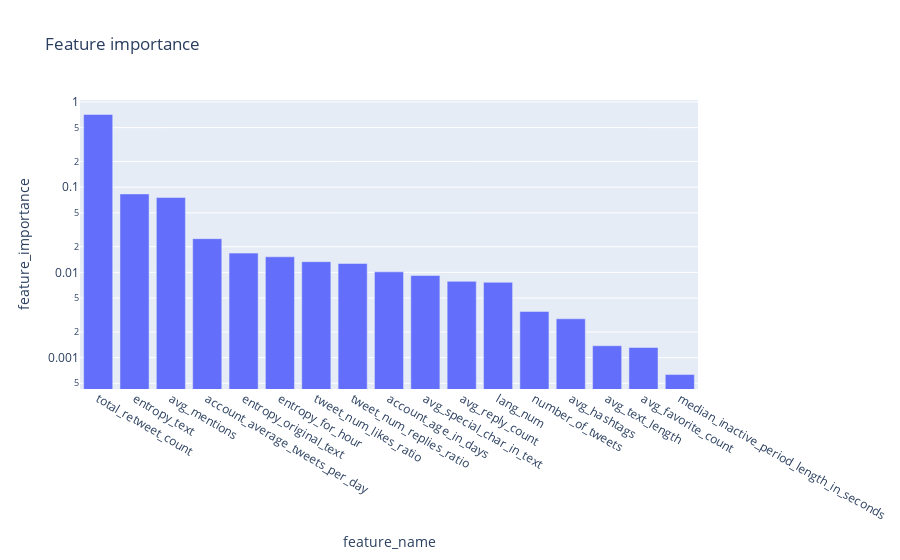

Notebook code cell kept with this figure:
### Code cell
fold_classify_and_plot1(df, label, cv=10, max_tree_depth= 5, criterion='gini')

### Figure 1 — Plotly figure (JSON) as saved in the notebook; plotly's stock layout.template omitted (floating-point values rounded to 4 significant figures)
{"data": [{"alignmentgroup": "True", "hovertemplate": "feature_name=%{x}<br>feature_importance=%{y}<extra></extra>", "legendgroup": "", "marker": {"color": "#636efa", "pattern": {"shape": ""}}, "name": "", "offsetgroup": "", "orientation": "v", "showlegend": false, "textposition": "auto", "type": "bar", "x": ["total_retweet_count", "entropy_text", "avg_mentions", "account_average_tweets_per_day", "entropy_original_text", "entropy_for_hour", "tweet_num_likes_ratio", "tweet_num_replies_ratio", "account_age_in_days", "avg_special_char_in_text", "avg_reply_count", "lang_num", "number_of_tweets", "avg_hashtags", "avg_text_length", "avg_favorite_count", "median_inactive_period_length_in_seconds"], "xaxis": "x", "y": [0.7135, 0.08335, 0.07555, 0.02488, 0.01684, 0.01524, 0.01336, 0.01272, 0.01015, 0.009205, 0.007851, 0.00765, 0.003485, 0.002854, 0.001379, 0.001314, 0.0006329], "yaxis": "y"}], "layout": {"barmode": "relative", "legend": {"tracegroupgap": 0}, "title": {"text": "Feature importance"}, "xaxis": {"anchor": "y", "domain": [0, 1], "title": {"text": "feature_name"}}, "yaxis": {"anchor": "x", "domain": [0, 1], "title": {"text": "feature_importance"}, "type": "log"}}}
